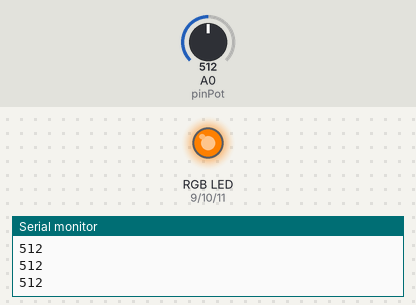
Bench run of a sketch on a simulated Arduino Uno, built with avr-gcc and run on an emulated ATmega328P. Shown: an RGB LED mixed from three pins (HIGH = lit), the last lines printed to the serial monitor. The test bench sets the inputs (shaded band); at power-on: A0 (pinPot) = 512.

Above: at 1.2 s.
1.3 s: A0 (pinPot) set to 672
At 2.0 s:
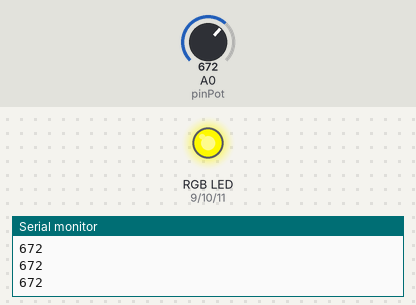
2.8 s: A0 (pinPot) set to 700
At 3.6 s:
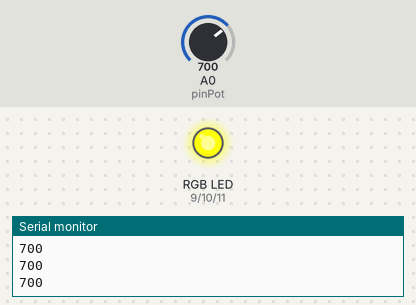
4.3 s: A0 (pinPot) set to 900
At 5.2 s:
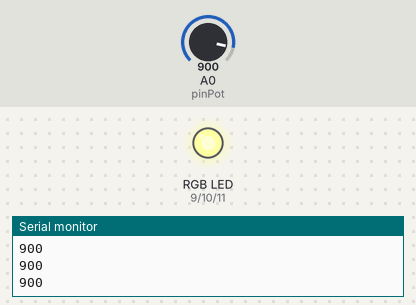
5.8 s: A0 (pinPot) set to 1023
At 7.0 s:
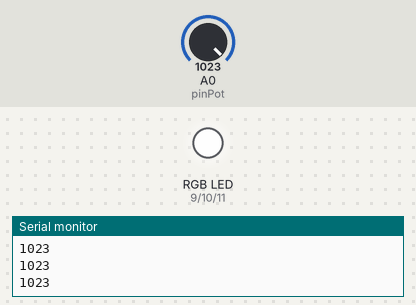
7.3 s: A0 (pinPot) set to 331
At 8.5 s:
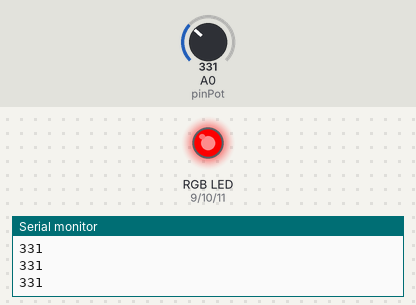
8.8 s: A0 (pinPot) set to 351
At 9.4 s:
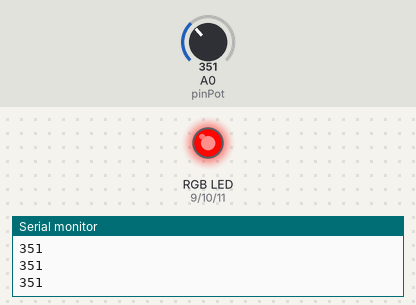
Timing chart, 0 to 11.3 s (numbered marks = the images above; inputs shaded):
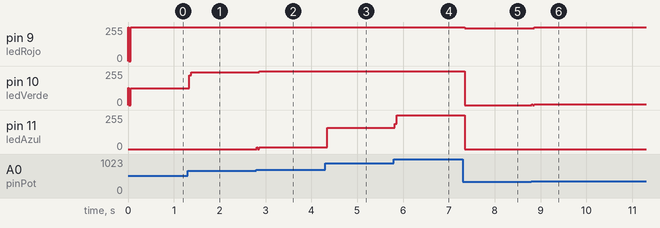

The sketch:

potenciometro.ino
```cpp
// Pines
 int pinPot = A0;
 int ledRojo = 9;
 int ledVerde = 10;
 int ledAzul = 11;

void setup() {
  pinMode(ledRojo, OUTPUT);
  pinMode(ledVerde, OUTPUT);
  pinMode(ledAzul, OUTPUT);

  Serial.begin(9600);
}

void loop() {
  int valorPot = analogRead(pinPot); // 0 a 1023
  Serial.println(valorPot);          // Mostrar valor en Serial

  // Apagar todos los LEDs primero
  analogWrite(ledRojo, 0);
  analogWrite(ledVerde, 0);
  analogWrite(ledAzul, 0);

  // Si el valor es bajo solo LED rojo
  if (valorPot < 341) {
    int brillo = map(valorPot, 0, 340, 0, 255);
    analogWrite(ledRojo, brillo);
  }
  // Si el valor es medio  LED rojo y verde
  else if (valorPot < 682) {
    int brillo = map(valorPot, 341, 681, 0, 255);
    analogWrite(ledRojo, 255);          // Rojo al máximo
    analogWrite(ledVerde, brillo);      // Verde progresivo
  }
  // Si el valor es alto LED rojo, verde y azul
  else {
    int brillo = map(valorPot, 682, 1023, 0, 255);
    analogWrite(ledRojo, 255);
    analogWrite(ledVerde, 255);
    analogWrite(ledAzul, brillo);
  }

  delay(10);
}
```

Measured:
- after the input at 1.3 s, pin 10 (ledVerde): 127/255 → 247/255 at once
- after the input at 2.8 s, pin 10 (ledVerde): 247/255 → 253/255 after 0.06 s; pin 11 (ledAzul): 0/255 → 13/255 at once
- after the input at 4.3 s, pin 11 (ledAzul): 13/255 → 161/255 at once
- after the input at 5.8 s, pin 11 (ledAzul): 161/255 → 253/255 at once
- after the input at 7.3 s, pin 9 (ledRojo): 253/255 → 246/255 at once; pin 10 (ledVerde), pin 11 (ledAzul): 253/255 → 0/255 at once
- after the input at 8.8 s, pin 9 (ledRojo): 246/255 → 253/255 after 0.06 s; pin 10 (ledVerde): 0/255 → 7/255 at once
